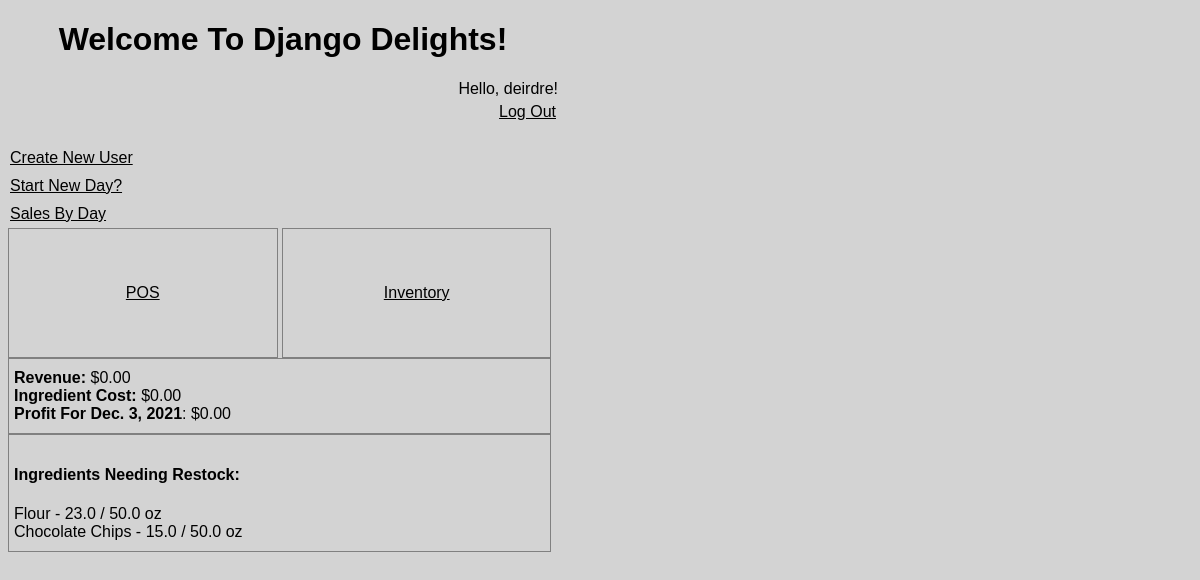
The app's page / (signed in) with its own data.
### inventory/models.py (models this page shows, shortened)
class RevenueDay(models.Model):
    day = models.DateField(default=timezone.now)
    amount = models.FloatField(default=0)
    cost = models.FloatField(default=0)

class Ingredient(models.Model):
    name = models.CharField(max_length=50)
    quantity = models.FloatField()
    max = models.FloatField(default=0)
    unit = models.CharField(max_length=15)
    price = models.FloatField()
    class Meta:
        verbose_name_plural = "Ingredients"

### inventory/views.py (the view)
# urls.py: path("", views.homepage, name="home"),
@login_required
def homepage(request):
    context = {
        'revenue' : RevenueDay.objects.all().last(),
        'ingredient_list' : Ingredient.objects.all,
        'profit' : RevenueDay.objects.all().last().amount - RevenueDay.objects.all().last().cost
    }
    return render(request, "inventory/home.html", context)

### inventory/templates/inventory/home.html
{% extends "inventory/base.html" %}
{% load mathfilters %}
{% block content %}
<a href="{% url 'newuser' %}">Create New User</a>
<br>
<a href="{% url 'daycreate' %}">Start New Day?</a>
<br>
<a href="{% url 'revenuedayindex' %}">Sales By Day</a>
<br>
<a class="home-option-box" href="{% url 'posindex' %}">POS</a>
<a class="home-option-box" href="{% url 'inventoryindex' %}">Inventory</a>
<div class="home-bottom-box">
    <span><b>Revenue:</b> ${{revenue.amount|floatformat:2}}</span>
    <br>
    <span><b>Ingredient Cost:</b> ${{revenue.cost|floatformat:2}}</span>
    <br>
    <span><b>Profit For {{revenue.day}}</b>: ${{profit|floatformat:2}}</span>
</div>
<div class="home-bottom-box">
<h4>Ingredients Needing Restock:</h4>
{% for ingredient in ingredient_list %}
{% if ingredient.quantity < ingredient.max|div:2 %}
<span> {{ingredient.name}} - {{ingredient.quantity}} / {{ingredient.max}} {{ingredient.unit}} </span>
<br>
{% endif %}
{% endfor %}
</div>
{% endblock %}

### inventory/templates/inventory/base.html (shortened to what this page needs)
<!DOCTYPE html>
<html lang="en">
{% load static %}
<head>
<link rel="stylesheet" href="{% static 'inventory/style.css' %}">
</head>
<body>
<h1 class="restaurant-title">Welcome To Django Delights!</h1>
{% if request.user.is_authenticated %}
<div class="greeting">
<span>Hello, {{request.user.username}}!</span>
<br>
<a href="{% url 'logout' %}">Log Out</a>
</div>
<br>
{% endif %}
{% block content %}
{% endblock %}
</body>
</html>

### inventory/static/inventory/style.css (style rules this page uses)
body { background-color: lightgrey; font-family: sans-serif; max-width: 550px; }
a { color: black; box-sizing: border-box; font-size: 16px; line-height: 28px; padding-left: 2px; padding-right: 2px; padding-bottom: 5px; }
.restaurant-title { text-align: center; }
.greeting { text-align: right; display: block; }
.home-option-box { border: 1px solid grey; padding: 50px 0; width: 49%; display: inline-block; box-sizing: border-box; text-align: center; }
.home-bottom-box { padding: 10px 5px; border: 1px solid grey; display: block; box-sizing: border-box; width: 543px; }

### records on screen
RevenueDay: amount "0.00", cost "0.00", day "Dec. 3, 2021"
Ingredient: name "Flour", quantity "23.0", max "50.0", unit "oz"
Ingredient: name "Chocolate Chips", quantity "15.0", max "50.0", unit "oz"

### other values on screen
{{ request.user.username }} "deirdre"
{{ profit|floatformat:2 }} "0.00"
